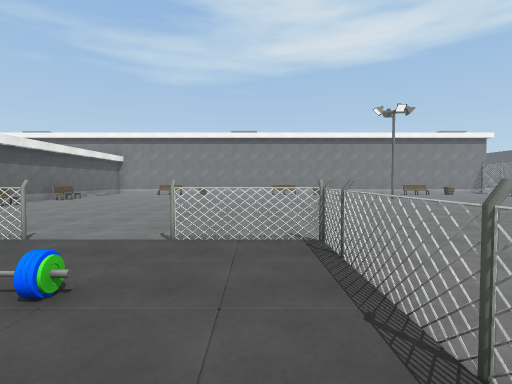
view 1 (above)

20 first-person views from a walk through a 3-D level made in the Unity game engine. The camera is 1.4 m above the floor, tilts 2° down and sees 80° across. Doors are open. The floor is counted in squares, 2 m on a side. Each view is taken from the middle of a square. On the plan, view 1 faces up. The plan holds only what a view shows up to about 10 squares ahead; the rest is blank. The place goes on beyond the plan. The player character is not drawn. Some animated figures are not drawn. Surface patterns are stand-ins for the level's own textures.

view 2
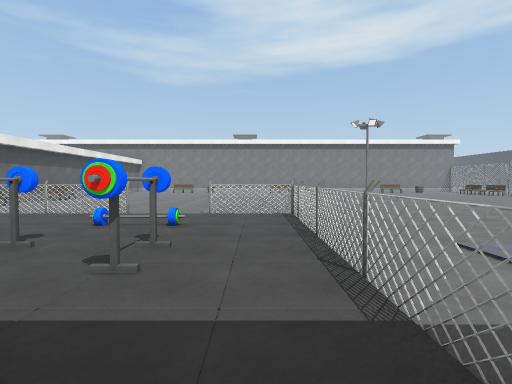

view 3
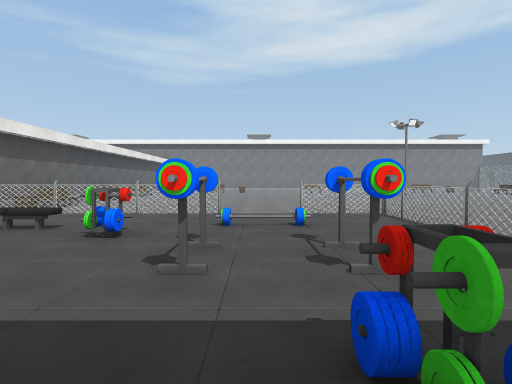

view 4
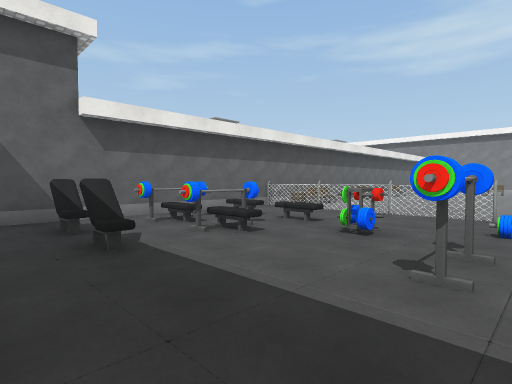

view 5
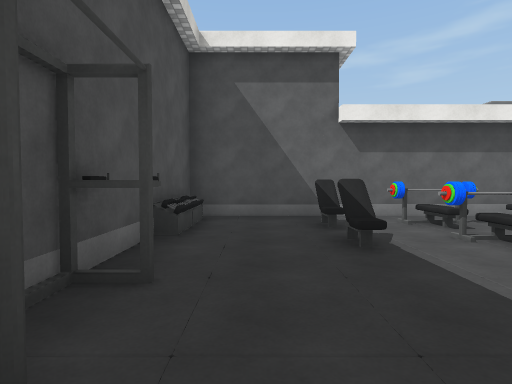

view 6
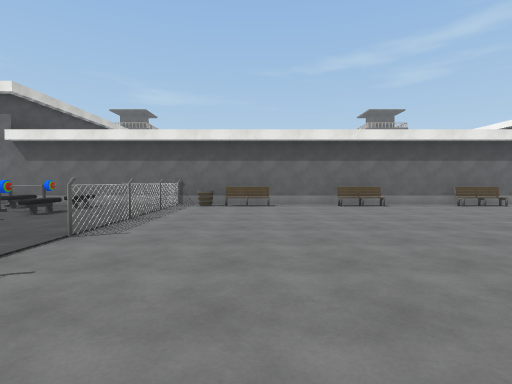

view 7
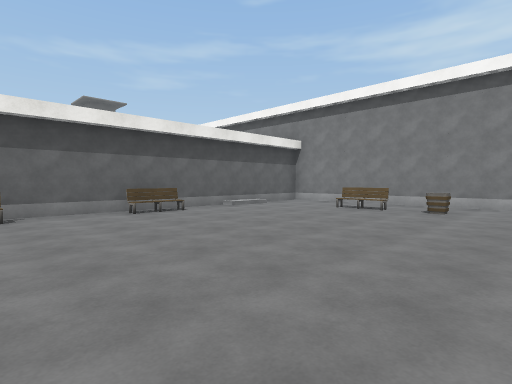

view 8
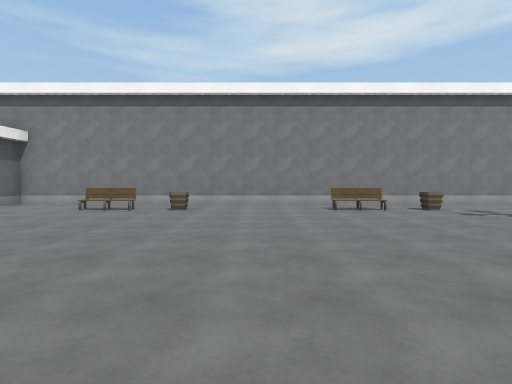

view 9
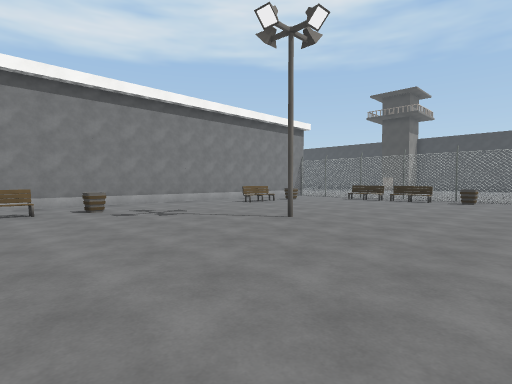

view 10
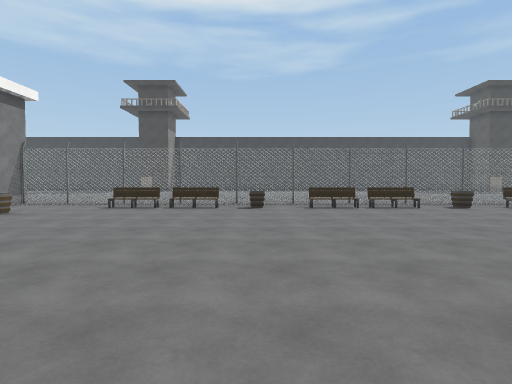

view 11
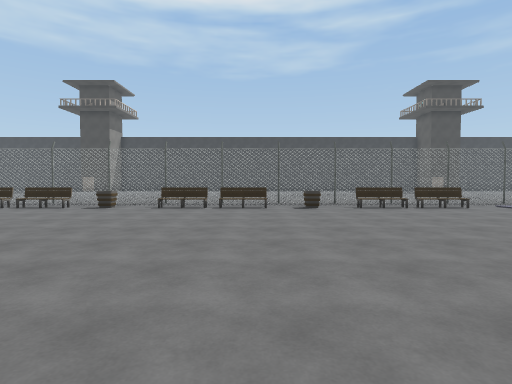

view 12
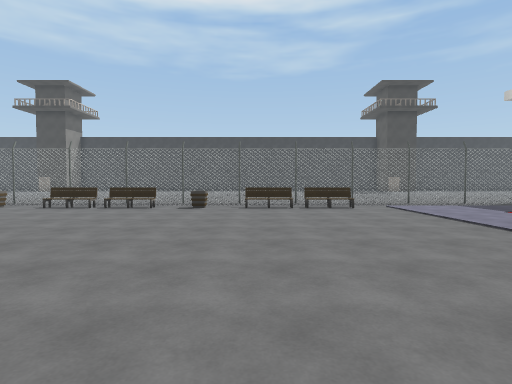

view 13
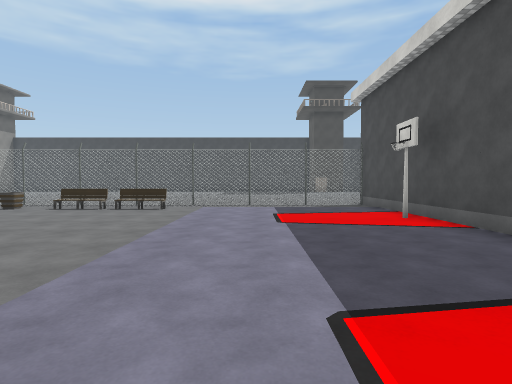

view 14
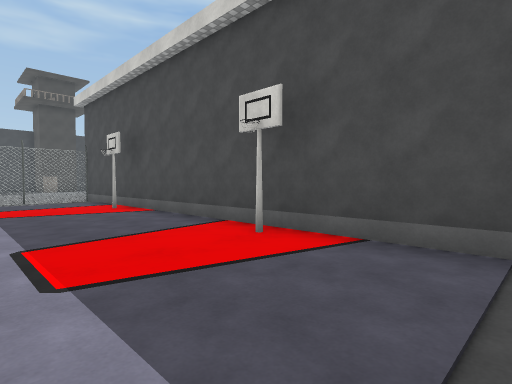

view 15
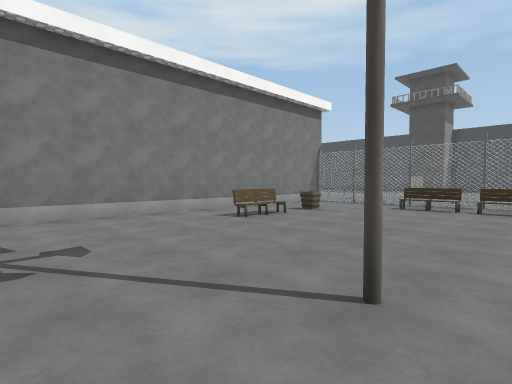

view 16
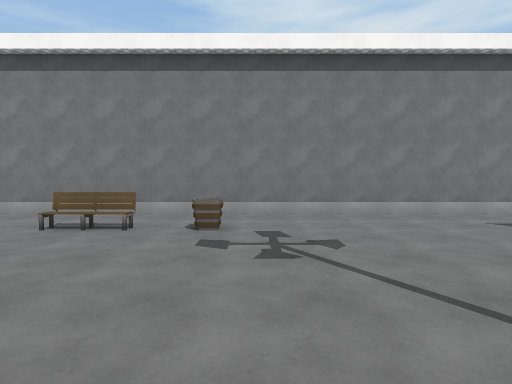

view 17
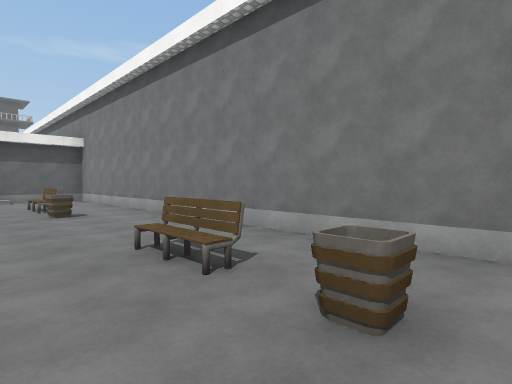

view 18
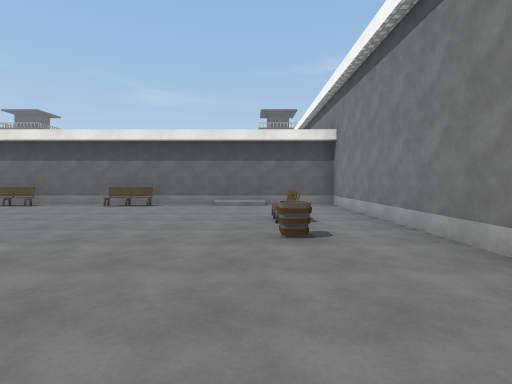

view 19
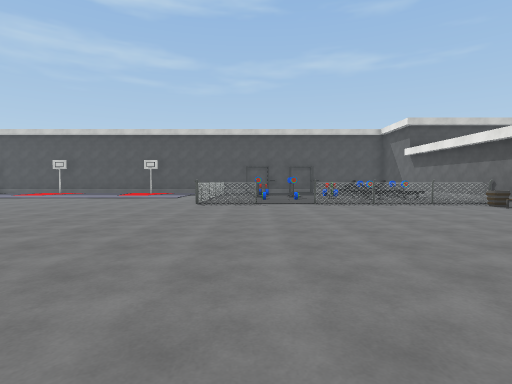

view 20
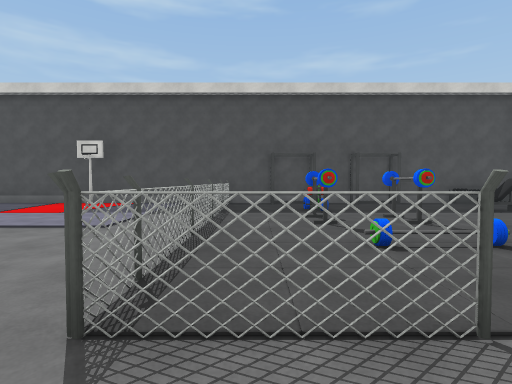

### Floor plan
Key: @ floor where view 1 was taken; # wall or solid block; x gap in a wall; . floor; / step, stairs or slope; D open door; = window, fence, low wall or low ledge; ^ raised ledge; T thing the floor can be seen under or through; O other object.
Columns run from 9 left of view 1 to 14 right of it. Each row starts with its distance up from view 1.
 19 ################ ######
 18 #/.....................x
 17 #/..OxO....O......O....x
 16 D/..........O......O...x
 15 D/.....................x
 14 #/...................O.x
 13 ##.............O...../.x
 12  O...................O.x
 11 #....................O.x
 10 #....................O.x
  9 #O.................../.#
  8 #..................../.#
  7 #..................../.x
  6  O...................O.x
  5  O.....................x
  4 ###xxTT.#x#........../.x
  3 #/........x..........O.#
  2 #//.=.....#... ....../.x
  1 #/...#....x... ......O.x
  0  /^.^.#.#@#............x
 -1 #/......x.x............x
 -2 #/^.=...#.#............x
 -3 #/........#............x
 -4 #.^ .## .# ... ........x
 -5                 # #####

Positions as (right, up) in squares from view 1, and headings:
1: (0, 0), facing up
2: (0, -3), facing up
3: (-2, -3), facing up
4: (-2, -3), facing up-left
5: (-2, -3), facing left
6: (1, 6), facing left
7: (-1, 9), facing up-left
8: (-1, 9), facing up
9: (1, 9), facing up-right
10: (4, 11), facing right
11: (4, 7), facing right
12: (4, 4), facing right
13: (4, -1), facing right
14: (2, -1), facing down-right
15: (4, 12), facing up-right
16: (4, 12), facing up
17: (4, 15), facing up-left
18: (1, 16), facing left
19: (-1, 13), facing down
20: (0, 5), facing down
